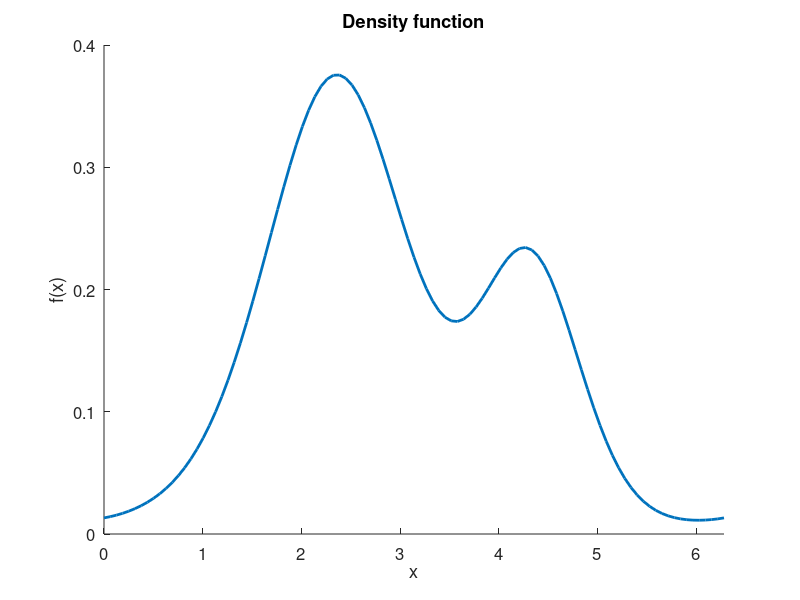
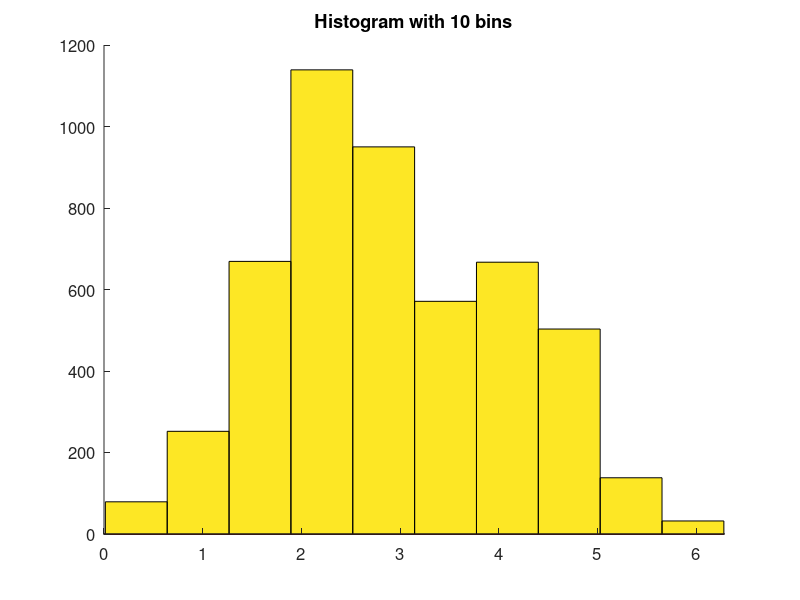
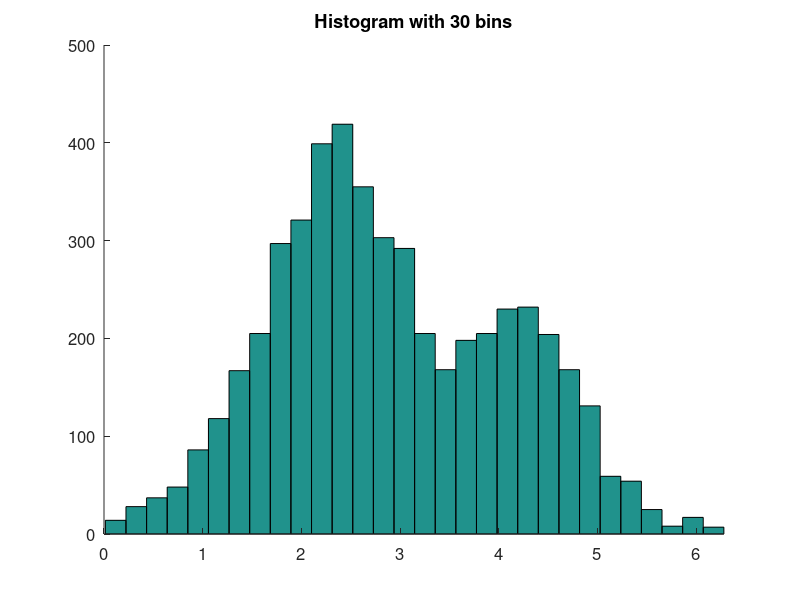

These charts were generated, in order, by the following MATLAB code:
% These are images for summary statistics and will just have random data
clear
close all

%Printer type
format_type = '-dpng';
resolution = '-r100';

% Image size
font_size = 12;
im_size = 400;

% Constants
num_boot = 5000;
mu_bimodal = [6*pi/8 11*pi/8];
kappa_bimodal = [2 4];
weights_bimodal = [2 0.75];


% von_mises pdf function
vm_pdf = @(X,mu,kappa) exp(kappa.*cos(X-mu))./(2*pi*besseli(0,kappa));
bimodal = @(X) weights_bimodal(1)*vm_pdf(X,mu_bimodal(1),kappa_bimodal(1)) + ...
               weights_bimodal(2)*vm_pdf(X,mu_bimodal(2),kappa_bimodal(2));

bimodal_max = 1.2;


%Plot the different distributions (Note the bimodal is not a true pdf since
%it is unnormalized) This doesn't matter for the sampling.
figure(1)
dtheta = 2*pi/100;
theta = 0:dtheta:2*pi;
actual_pdf = bimodal(theta);
plot(theta,actual_pdf/(sum(actual_pdf)*dtheta),'LineWidth',2); 
title('Density function')
xlabel('x');
ylabel('f(x)')
set(gca,'FontSize',font_size,'box','off','XLim',[0 2*pi])  
set(gcf,'Position',[400 400 400 300]);
           


%Do rejection sampling for bimodal distribution
count = 1;
bimodal_samples = zeros(num_boot,1);

while count<=num_boot
    potential_angle = rand*2*pi;
    potential_value = rand*bimodal_max;
    if potential_value < bimodal(potential_angle)
        bimodal_samples(count) = potential_angle;
        count = count+1;
    end
end


%Plot histogram
figure;
dbin = 2*pi/40;
theta = 0:dbin:2*pi;
counts = hist(bimodal_samples,theta);
actual_pdf = bimodal(theta);
bar(theta,counts/(sum(counts)*dbin),1); hold on;
plot(theta,actual_pdf/(sum(actual_pdf)*dbin),'r');
title('Histogram of bimodal samples');


%Now the two plots to show in the question
figure(2)
hist(bimodal_samples,10);
title('Histogram with 10 bins')
set(gca,'FontSize',font_size,'box','off','XLim',[0 2*pi])  
set(gcf,'Position',[400 400 400 300]);

figure(3)
hist(bimodal_samples,30);
title('Histogram with 30 bins')
set(gca,'FontSize',font_size,'box','off','XLim',[0 2*pi])  
set(gcf,'Position',[400 400 400 300]);

% Print all 3

print(1,'Cropped\vm_pdf',format_type,resolution);
print(2,'Cropped\vm_hist10',format_type,resolution);
print(3,'Cropped\vm_hist30',format_type,resolution);





